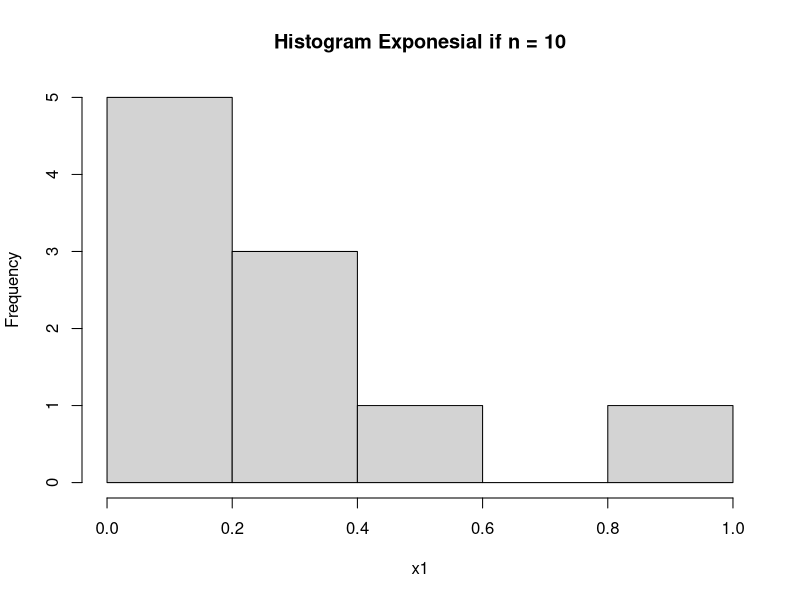
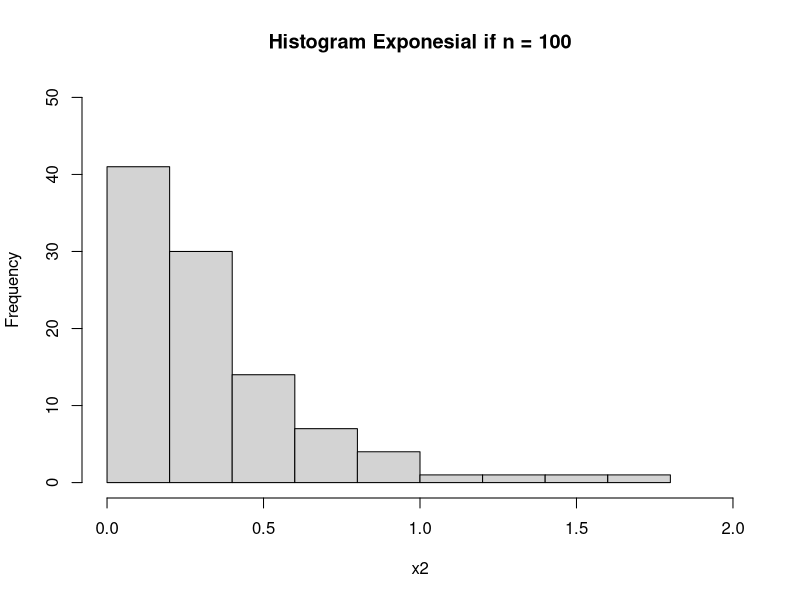
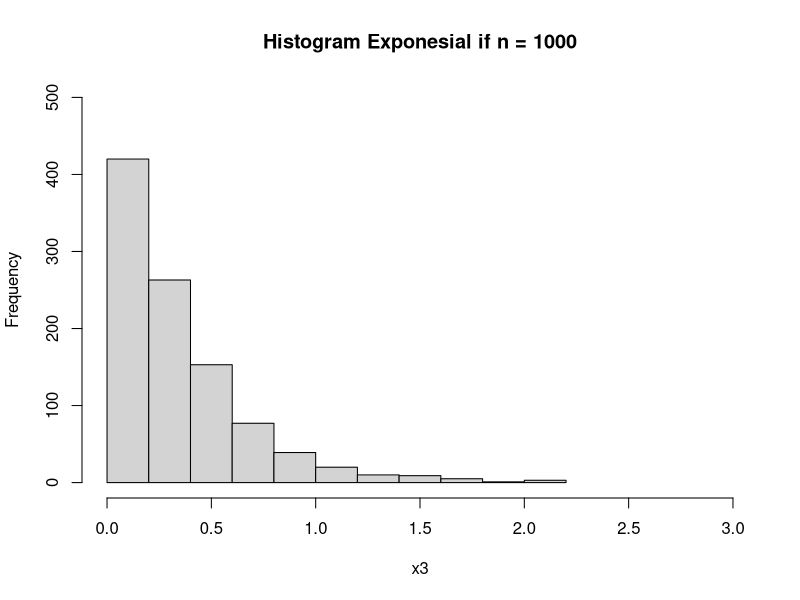
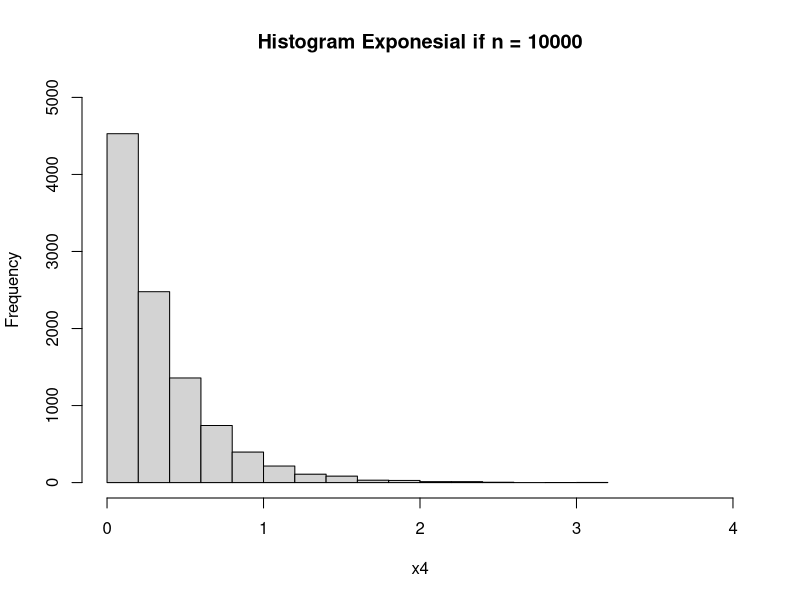

Recreate these plots in R, in order.
#Referensi
#https://rpubs.com/carlosehernandezr/Exponential-Distribution
#https://rstudio-pubs-static.s3.amazonaws.com/122318_18a1529811ab4874b999a3f7c408c66a.html

#a
lambda = 3
#random sejumlah n=10
rexp(10,rate = lambda)

#b
#n = 10
set.seed(1)
x1 <- rexp(10,rate = lambda)
hist(x1,
     main = "Histogram Exponesial if n = 10")
#n = 100
set.seed(1)
x2 <- rexp(100,rate = lambda)
hist(x2,
     ylim = c(0,50),
     xlim = c(0,2),
     main = "Histogram Exponesial if n = 100")
#n=1000
set.seed(1)
x3 <- rexp(1000,rate = lambda)
hist(x3,
     ylim = c(0,500),
     xlim = c(0,3),
     main = "Histogram Exponesial if n = 1000")
#n=10000
set.seed(1)
x4 <- rexp(10000,rate = lambda)
hist(x4,
     ylim = c(0,5000),
     xlim = c(0,4),
     main = "Histogram Exponesial if n = 10000")

#c
n = 100
lamda = 3
data <- rexp(n, rate = lamda)
avg <- mean(data)
avg
va <- var(data)
va